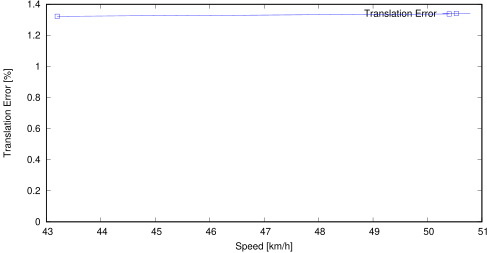

The script that saved this image:
set term postscript eps enhanced color
set output "sub02_ts.eps"
set size ratio 0.5
set yrange [0:*]
set xlabel "Speed [km/h]"
set ylabel "Translation Error [%]"
plot "sub02_ts.txt" using ($1*3.6):($2*100) title 'Translation Error' lc rgb "#0000FF" pt 4 w linespoints
